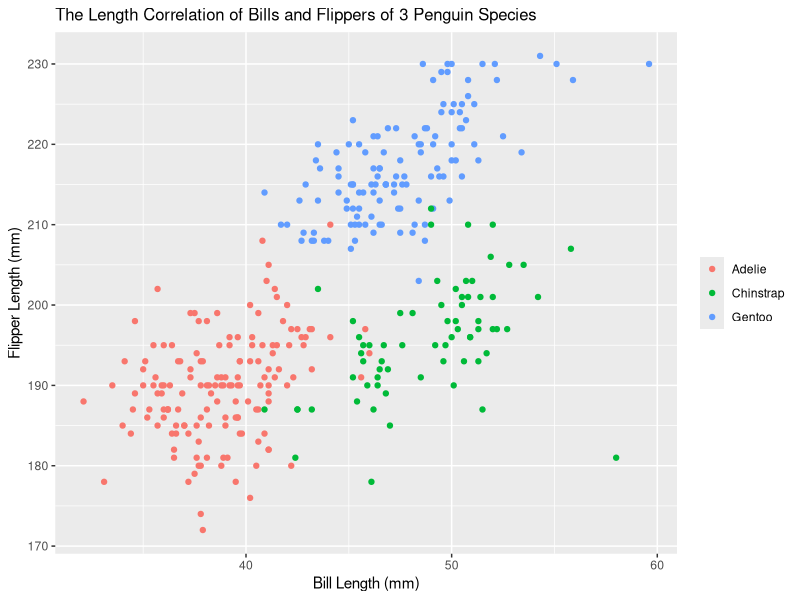
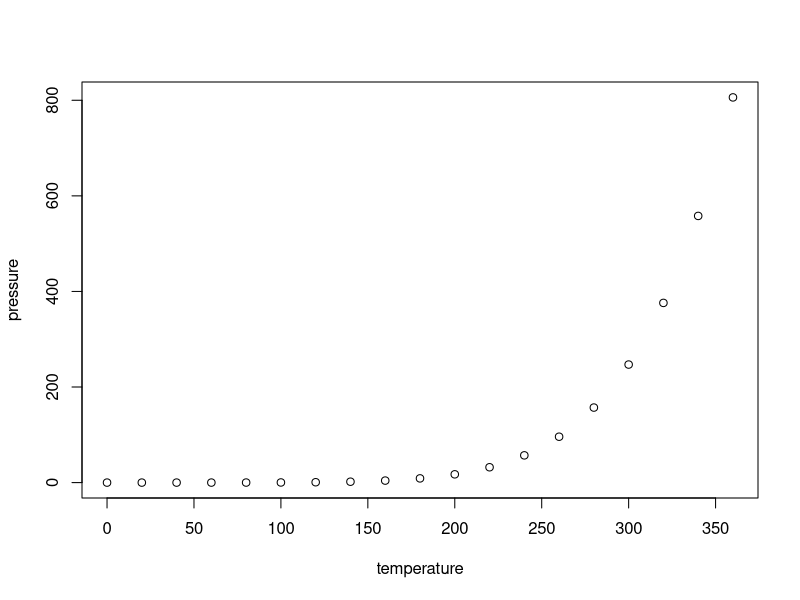
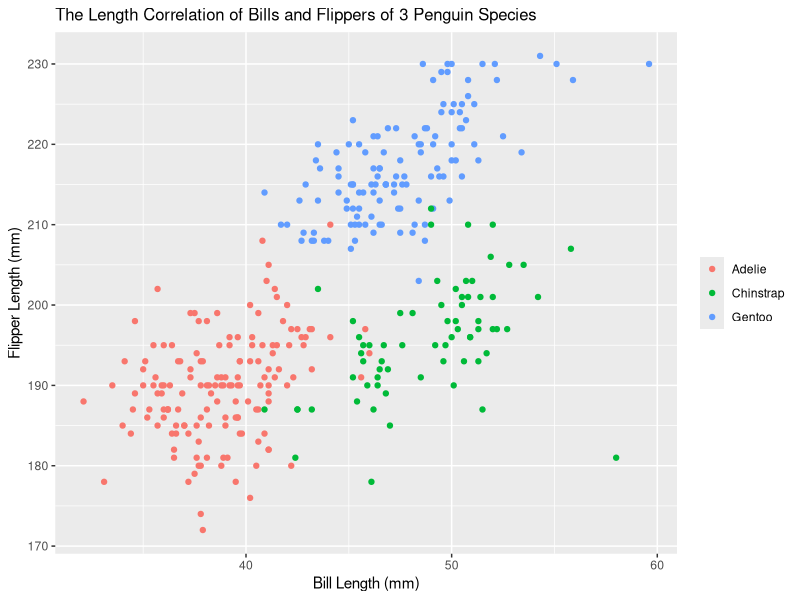

The R script that drew these images, in order:
## ---- chunk 1
library(tidyverse)
## ---- chunk 2
set.seed(33)
rand_three = sample.int(n=3, size=10, replace=TRUE)

p1_df = tibble(
  rand_samp = rnorm(10),
  pos_samp = rand_samp > 0,
  len_ten_char = 'laundryday',
  len_ten_fac = factor(rand_three, labels=c("whites", "colors", "delicates"))
)

p1_df
## ---- chunk 3
samp_mean = mean(pull(p1_df, rand_samp))
samp_mean
pos_samp_mean = mean(pull(p1_df, pos_samp))
pos_samp_mean
char_mean = mean(pull(p1_df, len_ten_char))
char_mean
fac_mean = mean(pull(p1_df, len_ten_fac))
fac_mean
## ---- chunk 4
p1_df %>% add_column(pos_samp_num = as.numeric(pull(p1_df, pos_samp))
                     , .after = "pos_samp")
p1_df %>% add_column(char_num = as.numeric(pull(p1_df, len_ten_char))
                     , .after = "len_ten_char")
p1_df %>% add_column(fac_num = as.numeric(pull(p1_df, len_ten_fac)))
## ---- chunk 5
data("penguins", package = "palmerpenguins")
p2_df_colnames = colnames(penguins)
p2_df_colnames
p2_df_obs_size = nrow(penguins)
p2_df_obs_size
p2_df_var_size = ncol(penguins)
p2_df_var_size
## ---- chunk 6
flip_mean = mean(pull(penguins, flipper_length_mm), na.rm=TRUE)
flip_mean
## ---- chunk 7
scatterplot_df = tibble(
  flip_len = pull(penguins, flipper_length_mm),
  bill_len = pull(penguins, bill_length_mm),
  spec_color = pull(penguins, species)
)

ggplot(scatterplot_df, aes(x=bill_len, y=flip_len, color=spec_color)) + geom_point() + labs(title="The Length Correlation of Bills and Flippers of 3 Penguin Species") + ylab("Flipper Length (mm)") + xlab("Bill Length (mm)") + theme(legend.title = element_blank()) + theme(plot.title = element_text(size=12))
## ---- chunk 8
ggsave(
  filename = "bill_v_flippers.png", 
  plot = last_plot()
)
## ---- chunk 9
knitr::opts_chunk$set(echo = TRUE)
## ---- chunk 10
summary(cars)
## ---- chunk 11
plot(pressure)
